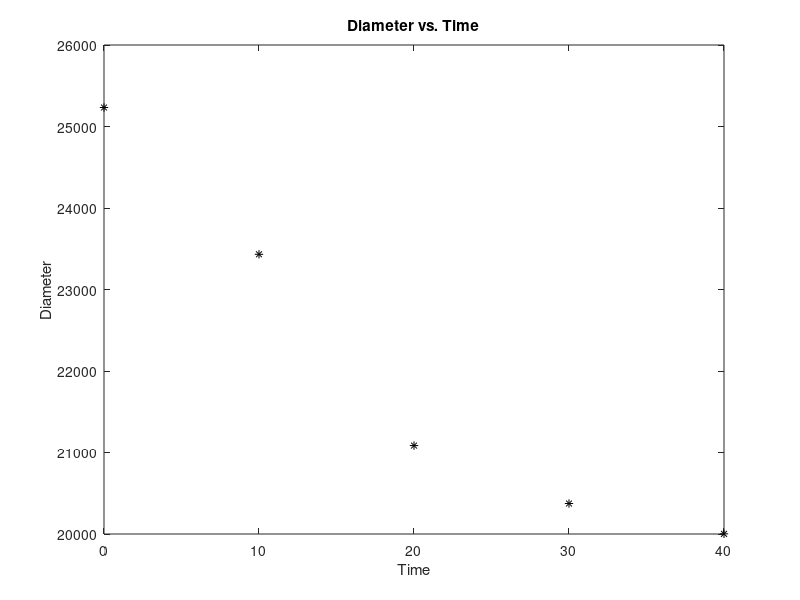

The MATLAB source for this figure:
%This script reads diameter of a part from a file and plots the data.

load partdiam.dat

time = partdiam(:,1);
diam = partdiam(:,2);

plot(time,diam,'k*')
xlabel('Time')
ylabel('Diameter')
title('Diameter vs. Time')